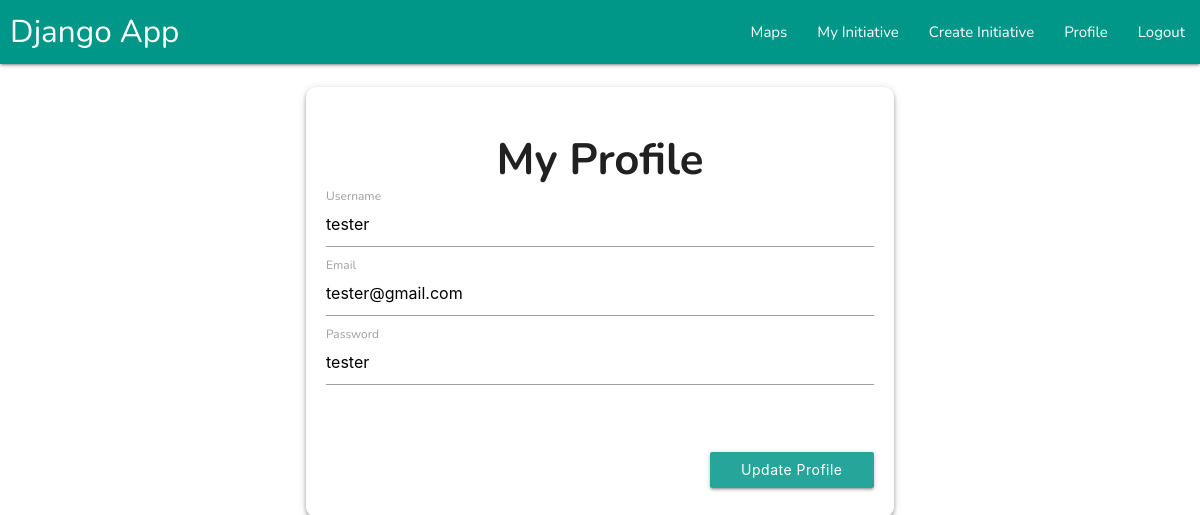
Screenshot of /user_profile/ (signed in) with the database file from the repository.
### root/models.py (models this page shows, shortened)
class Profile(models.Model):
    email = models.CharField(max_length=10000,blank=True,default='')
    orignal_name = models.CharField(max_length=10000,blank=True,default='')
    password = models.CharField(max_length=10000,blank=True,default='')
    longitude = models.CharField(max_length=10000,blank=True,default='')
    latitude = models.CharField(max_length=10000,blank=True,default='')
    place_name = models.CharField(max_length=10000,blank=True,default='')
    city = models.CharField(max_length=10000,blank=True,default='')
    region = models.CharField(max_length=10000,blank=True,default='')
    country = models.CharField(max_length=10000,blank=True,default='')
    state = models.CharField(max_length=10000,blank=True,default='')
    reset_code = models.CharField(max_length=10000,blank=True,default='')
    generated_name = models.CharField(max_length=10000,blank=True,default='')
    user = models.OneToOneField(User,on_delete=models.CASCADE)

### dashboards/views.py (the view, shortened to what this page needs)
# urls.py: path('user_profile/', user_profile, name='user_profile'),
@login_required(login_url='/account/login/')
def user_profile(request):
    profile = Profile.objects.filter(user=request.user).first()
    context = {"profile":profile}
    return  render(request, 'dashboards/user_profile.html',context=context)

### Templates/dashboards/user_profile.html (shortened to what this page needs)
{% extends 'base.html' %}v
{% block 'mainbody' %}
<br>
<div class="container">
  <div class="container">
    <form action="/dashboard/user_profile/" id="profile_form" method="post" id="signup_form" class='z-depth-2'
      style="padding: 20px;border-radius: 10px;"> {% csrf_token %}
      <center>
        <h3><b>My Profile</b></h3>
      </center>
      <div class="input-field ">
        <input id="username" name="username" type="text" class="validate" value="{{profile.orignal_name}}" required>
        <label for="username">Username</label>
      </div>
      <div class="input-field ">
        <input id="email" name="email" type="email" class="validate" value="{{profile.email}}" required>
        <label for="email">Email</label>
      </div>
      <div class="input-field ">
        <input id="password" type="text" name="password" class="validate" value="{{profile.password}}" required>
        <label for="password">Password</label>
      </div>
      <div class="row">
      </div>
      <button class="btn right" style="width: 30%;">Update Profile</button>
      <br>
      <br>
    </form>
  </div>
</div>
{% endblock 'mainbody' %}

### Static/css/general_fixing.css (style rules this page uses)
:root { --geocoder_input_height: 36px !important; }

### Templates/base.html (style rules this page uses)
html { height: 100% !important; }
body { font-family: 'Nunito', sans-serif; text-align: justify; height: 100% !important; }
.btn { text-transform: none !important; }
html, body { height: 100% !important; }

### rows the page displays
Profile: username "tester", email "tester@gmail.com", password "tester"
